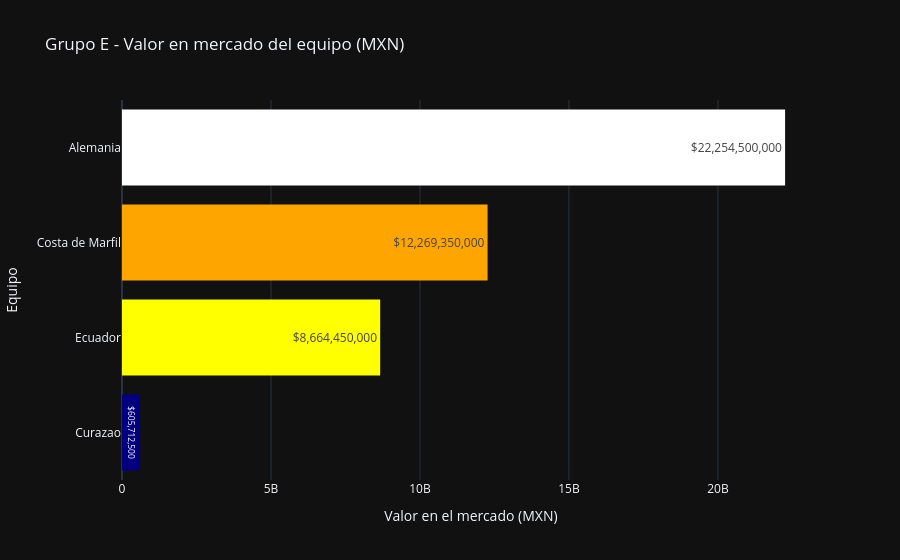

Notebook cell for this chart:
### Code cell
plot_squad_values(df_group_e, title="Grupo E - Valor en mercado del equipo (MXN)", colors=["navy", "yellow", "orange","white"])

### Figure 1 — Plotly figure (JSON) as saved in the notebook; plotly's stock layout.template omitted (floating-point values rounded to 4 significant figures)
{"data": [{"marker": {"color": ["navy", "yellow", "orange", "white"], "line": {"width": 0}}, "orientation": "h", "text": ["$605,712,500", "$8,664,450,000", "$12,269,350,000", "$22,254,500,000"], "textposition": "inside", "type": "bar", "x": [605700000.0, 8664000000.0, 12270000000.0, 22250000000.0], "y": ["Curazao", "Ecuador", "Costa de Marfil", "Alemania"]}], "layout": {"showlegend": false, "title": {"text": "Grupo E - Valor en mercado del equipo (MXN)"}, "xaxis": {"title": {"text": "Valor en el mercado (MXN)"}}, "yaxis": {"title": {"text": "Equipo"}}}}
